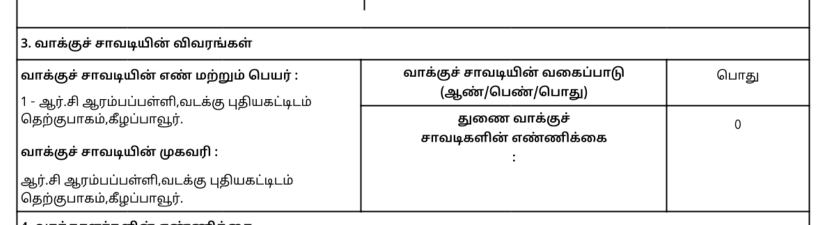
#> input picture neww/page_1.png, 1653 x 450 px (shown at 1/2 size)
$ jupyter execute --allow-errors main.ipynb   (shell and % lines are left out)
#> lines starting #> are read from the running program, lines starting #| are printed output that depends on the picture
[cell 1]
from PIL import Image, ImageDraw

def draw_rectangle_on_image(image_path, output_path, start_y, end_y):
    # Open the input image
#> called with image_path = 'page_1.png', output_path = 'image_with_rectangle.png', start_y = 1300, end_y = 1750
    img = Image.open(image_path)
#> img is the input picture: PIL image 1653x450 RGB; min 0, max 255, mean 237.3

    # Create a drawing object
    draw = ImageDraw.Draw(img)

    # Get image width and height
    width, height = img.size
#> width = 1653; height = 450

    # Define the coordinates for the rectangle
    # Rectangle spans the full width of the image, but with a custom height
    left = 0
    upper = start_y  # Starting y-coordinate for the rectangle
    right = width
#> right = 1653
    lower = end_y    # Ending y-coordinate for the rectangle

    # Draw the rectangle on the image
    draw.rectangle([left, upper, right, lower], outline="red", width=3)

    # Save the modified image with the rectangle drawn
    img.save(output_path)

if __name__ == "__main__":
    # Specify the input image path
    input_path = "page_1.png"

    # Specify the output image path
    output_path = "image_with_rectangle.png"

    # Define the start and end y-coordinates for the rectangle
    start_y = 1300  # Adjust this value based on where you want the rectangle to start
    end_y = 1750   # Adjust this value based on where you want the rectangle to end

    # Call the function to draw the rectangle on the image
    draw_rectangle_on_image(input_path, output_path, start_y, end_y)

[cell 2]
from PIL import Image, ImageDraw

def crop_and_save_region(image_path, output_path, start_y, end_y):
    # Open the input image
#> called with image_path = 'page_1.png', output_path = 'cropped_region.png', start_y = 1300, end_y = 1750
    img = Image.open(image_path)

    # Get image width and height
    width, height = img.size
#> width = 1653; height = 450

    # Define the coordinates for the rectangle
    # Rectangle spans the full width of the image, but with a custom height
    left = 0
    upper = start_y  # Starting y-coordinate for the rectangle
    right = width
#> right = 1653
    lower = end_y    # Ending y-coordinate for the rectangle

    # Crop the region defined by the rectangle coordinates
    cropped_img = img.crop((left, upper, right, lower))
#> cropped_img: PIL image 1653x450 RGB; every value is 0

    # Save the cropped region as PNG
    cropped_img.save(output_path)

if __name__ == "__main__":
    # Specify the input image path
    input_path = "page_1.png"

    # Specify the output image path for the cropped region
    output_path = "cropped_region.png"

    # Define the start and end y-coordinates for the rectangle
    start_y = 1300  # Adjust this value based on where you want the rectangle to start
    end_y = 1750   # Adjust this value based on where you want the rectangle to end

    # Call the function to crop and save the specified region
    crop_and_save_region(input_path, output_path, start_y, end_y)

[cell 3]
import os
from PIL import Image

def crop_and_save_region(image_path, output_path, start_y, end_y):
    # Open the input image
    img = Image.open(image_path)

    # Get image width and height
    width, height = img.size

    # Define the coordinates for the rectangle
    left = 0
    upper = start_y  # Starting y-coordinate for the rectangle
    right = width
    lower = end_y    # Ending y-coordinate for the rectangle

    # Crop the region defined by the rectangle coordinates
    cropped_img = img.crop((left, upper, right, lower))

    # Save the cropped region as PNG
    cropped_img.save(output_path)

def process_images_in_folder(input_folder, output_folder, start_y, end_y):
    # Create the output folder if it doesn't exist
    os.makedirs(output_folder, exist_ok=True)

    # Recursively process each file and folder in the input folder
    for root, dirs, files in os.walk(input_folder):
        for file in files:
            if file.endswith((".jpg", ".jpeg", ".png", ".gif")):  # Process image files
                input_file_path = os.path.join(root, file)

                # Determine output subfolder path within croppedimages folder
                relative_path = os.path.relpath(root, input_folder)
                output_subfolder = os.path.join(output_folder, relative_path)
                os.makedirs(output_subfolder, exist_ok=True)

                # Define output file path
                output_file_path = os.path.join(output_subfolder, file)

                # Crop and save the image
                crop_and_save_region(input_file_path, output_file_path, start_y, end_y)

if __name__ == "__main__":
    # Specify the input folder containing subfolders with images
    input_folder = "data"

    # Specify the output folder for cropped images
    output_folder = "croppedimages"

    start_y = 1300  # Adjust this value based on where you want the rectangle to start
    end_y = 1750    # Adjust this value based on where you want the rectangle to end

    # Process images in the input folder and save cropped images to output folder
    process_images_in_folder(input_folder, output_folder, start_y, end_y)

[cell 4]
from PIL import Image

def save_left_half(image_path, output_path):
    # Load the image
#> called with image_path = 'page_1.png', output_path = 'left_half_image.jpg'
    img = Image.open(image_path)

    # Calculate dimensions to split the image in half
    width, height = img.size
#> width = 1653; height = 450
    end_x = width // 2  # End at half width to get the left half
#> end_x = 826
    box = (0, 0, end_x, height)  # Define the box to crop to
#> box = (0, 0, 826, 450)

    # Crop the image to the left half
    left_half = img.crop(box)
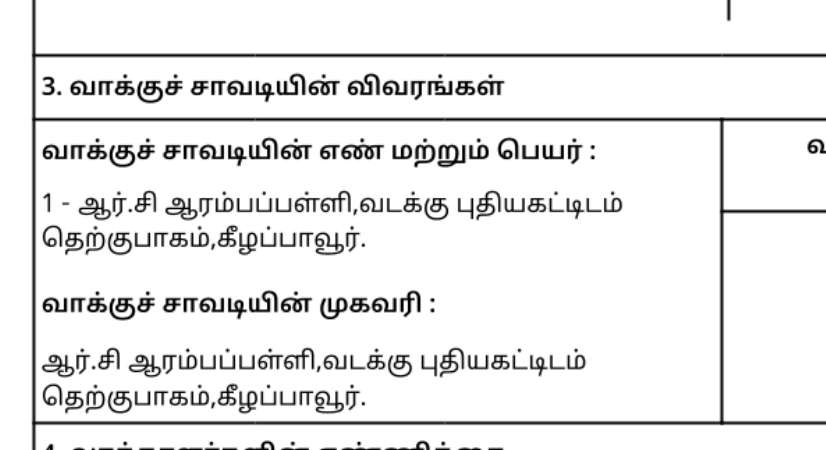
#> left_half: PIL image 826x450 RGB; min 0, max 255, mean 234.3

    # Save the cropped image with high DPI
    # Note: DPI setting is for print resolution and does not affect the display quality on screen.
    left_half.save(output_path, dpi=(300, 300))  # 300 DPI is typically considered high quality for printing

# Example usage
save_left_half('page_1.png', 'left_half_image.jpg')
